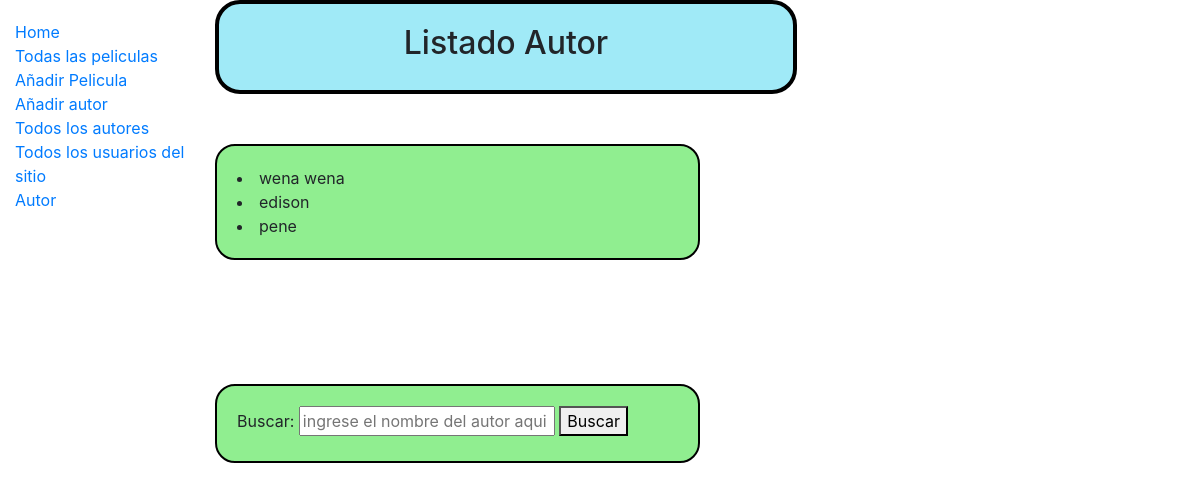
The app's page /catalog/pelicula_por_autor/, older data.
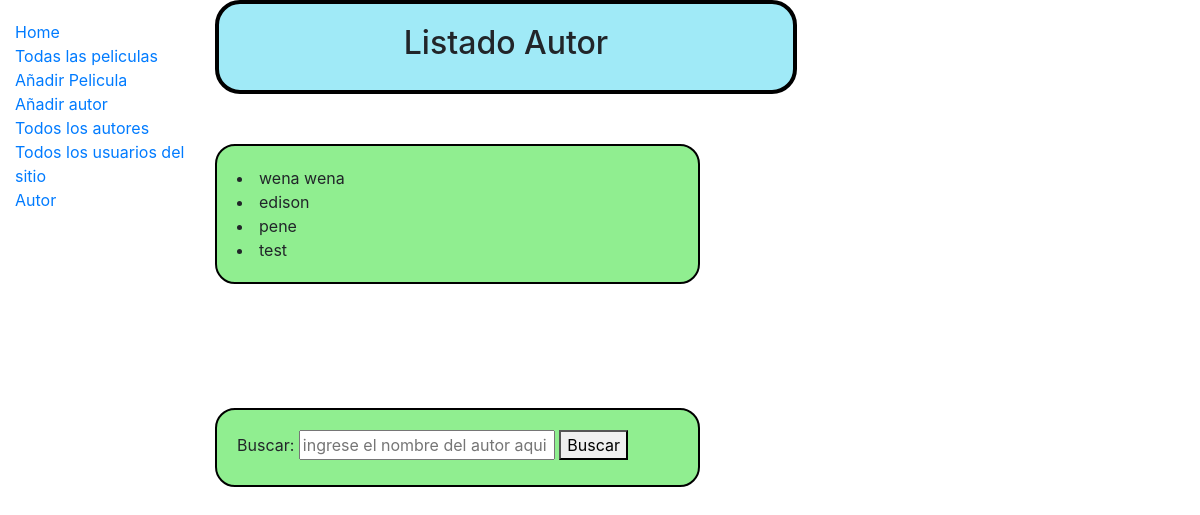
The same page, newer data.
### catalog/models.py (models this page shows, shortened)
class Autor(models.Model):
	nombre_author = models.CharField(max_length=50)

### catalog/views.py (the view, shortened to what this page needs)
# urls.py: path('pelicula_por_autor/',views.pelicula_por_autor, name='pelicula_por_autor')
def pelicula_por_autor(request):
    status = 'NO_CONTENT'
    list = Autor.objects.all()
    variables = {'status': status,
                 'list': list}
    return render (request,'catalog/pelicula_por_autor.html',variables)

### catalog/templates/catalog/pelicula_por_autor.html (shortened to what this page needs)
{% extends "base_generic.html" %}
{% block content %}
    <div class="title">
        <h2>Listado Autor</h2>
    </div>
    <div class="contentBox">
    {% for p in list %}
        <li>{{ p.nombre_author }}</li>
    {% endfor %}
    </div>
    <br>
    <div class="contentBox">
    <form method="POST"> {% csrf_token %}
        <div class="from-group">
            <label for="lblBuscar">Buscar:</label>
            <input type="text" name="nombre_author" id="nombre_author" placeholder="ingrese el nombre del autor aqui">
            <button type="submit" name="submit">Buscar</button>
        </div>
    </div>
{% endblock %}

Row changes from the older to the newer data that the page shows:
added Autor: nombre_author "test"
